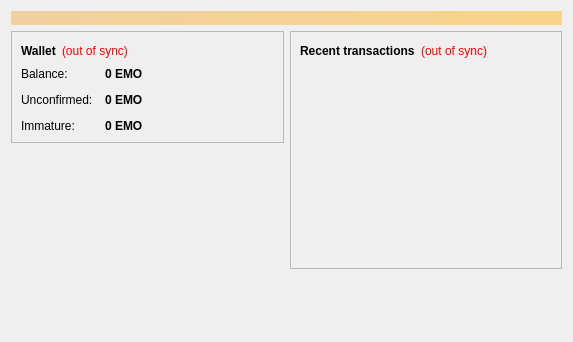
<?xml version="1.0" encoding="UTF-8"?>
<ui version="4.0">
 <class>OverviewPage</class>
 <widget class="QWidget" name="OverviewPage">
  <property name="geometry">
   <rect>
    <x>0</x>
    <y>0</y>
    <width>573</width>
    <height>342</height>
   </rect>
  </property>
  <property name="windowTitle">
   <string>Form</string>
  </property>
  <layout class="QVBoxLayout" name="topLayout">
   <item>
    <widget class="QLabel" name="labelAlerts">
     <property name="visible">
      <bool>false</bool>
     </property>
     <property name="styleSheet">
      <string notr="true">background-color: qlineargradient(x1: 0, y1: 0, x2: 1, y2: 0, stop:0 #F0D0A0, stop:1 #F8D488); color:#000000;</string>
     </property>
     <property name="wordWrap">
      <bool>true</bool>
     </property>
     <property name="margin">
      <number>3</number>
     </property>
    </widget>
   </item>
   <item>
    <layout class="QHBoxLayout" name="horizontalLayout" stretch="1,1">
     <item>
      <layout class="QVBoxLayout" name="verticalLayout_2">
       <item>
        <widget class="QFrame" name="frame">
         <property name="frameShape">
          <enum>QFrame::StyledPanel</enum>
         </property>
         <property name="frameShadow">
          <enum>QFrame::Raised</enum>
         </property>
         <layout class="QVBoxLayout" name="verticalLayout_4">
          <item>
           <layout class="QHBoxLayout" name="horizontalLayout_4">
            <item>
             <widget class="QLabel" name="label_5">
              <property name="font">
               <font>
                <weight>75</weight>
                <bold>true</bold>
               </font>
              </property>
              <property name="text">
               <string>Wallet</string>
              </property>
             </widget>
            </item>
            <item>
             <widget class="QLabel" name="labelWalletStatus">
              <property name="toolTip">
               <string>The displayed information may be out of date. Your wallet automatically synchronizes with the EmotiCoin network after a connection is established, but this process has not completed yet.</string>
              </property>
              <property name="styleSheet">
               <string notr="true">QLabel { color: red; }</string>
              </property>
              <property name="text">
               <string notr="true">(out of sync)</string>
              </property>
              <property name="alignment">
               <set>Qt::AlignLeading|Qt::AlignLeft|Qt::AlignVCenter</set>
              </property>
             </widget>
            </item>
            <item>
             <spacer name="horizontalSpacer_2">
              <property name="orientation">
               <enum>Qt::Horizontal</enum>
              </property>
              <property name="sizeHint" stdset="0">
               <size>
                <width>40</width>
                <height>20</height>
               </size>
              </property>
             </spacer>
            </item>
           </layout>
          </item>
          <item>
           <layout class="QFormLayout" name="formLayout_2">
            <property name="fieldGrowthPolicy">
             <enum>QFormLayout::AllNonFixedFieldsGrow</enum>
            </property>
            <property name="horizontalSpacing">
             <number>12</number>
            </property>
            <property name="verticalSpacing">
             <number>12</number>
            </property>
            <item row="0" column="0">
             <widget class="QLabel" name="label">
              <property name="text">
               <string>Balance:</string>
              </property>
             </widget>
            </item>
            <item row="0" column="1">
             <widget class="QLabel" name="labelBalance">
              <property name="font">
               <font>
                <weight>75</weight>
                <bold>true</bold>
               </font>
              </property>
              <property name="cursor">
               <cursorShape>IBeamCursor</cursorShape>
              </property>
              <property name="toolTip">
               <string>Your current balance</string>
              </property>
              <property name="text">
               <string notr="true">0 EMO</string>
              </property>
              <property name="textInteractionFlags">
               <set>Qt::LinksAccessibleByMouse|Qt::TextSelectableByKeyboard|Qt::TextSelectableByMouse</set>
              </property>
             </widget>
            </item>
            <item row="1" column="0">
             <widget class="QLabel" name="label_3">
              <property name="text">
               <string>Unconfirmed:</string>
              </property>
             </widget>
            </item>
            <item row="1" column="1">
             <widget class="QLabel" name="labelUnconfirmed">
              <property name="font">
               <font>
                <weight>75</weight>
                <bold>true</bold>
               </font>
              </property>
              <property name="cursor">
               <cursorShape>IBeamCursor</cursorShape>
              </property>
              <property name="toolTip">
               <string>Total of transactions that have yet to be confirmed, and do not yet count toward the current balance</string>
              </property>
              <property name="text">
               <string notr="true">0 EMO</string>
              </property>
              <property name="textInteractionFlags">
               <set>Qt::LinksAccessibleByMouse|Qt::TextSelectableByKeyboard|Qt::TextSelectableByMouse</set>
              </property>
             </widget>
            </item>
            <item row="2" column="0">
             <widget class="QLabel" name="labelImmatureText">
              <property name="text">
               <string>Immature:</string>
              </property>
             </widget>
            </item>
            <item row="2" column="1">
             <widget class="QLabel" name="labelImmature">
              <property name="font">
               <font>
                <weight>75</weight>
                <bold>true</bold>
               </font>
              </property>
              <property name="toolTip">
               <string>Mined balance that has not yet matured</string>
              </property>
              <property name="text">
               <string notr="true">0 EMO</string>
              </property>
              <property name="textInteractionFlags">
               <set>Qt::LinksAccessibleByMouse|Qt::TextSelectableByKeyboard|Qt::TextSelectableByMouse</set>
              </property>
             </widget>
            </item>
           </layout>
          </item>
         </layout>
        </widget>
       </item>
       <item>
        <spacer name="verticalSpacer">
         <property name="orientation">
          <enum>Qt::Vertical</enum>
         </property>
         <property name="sizeHint" stdset="0">
          <size>
           <width>20</width>
           <height>40</height>
          </size>
         </property>
        </spacer>
       </item>
      </layout>
     </item>
     <item>
      <layout class="QVBoxLayout" name="verticalLayout_3">
       <item>
        <widget class="QFrame" name="frame_2">
         <property name="frameShape">
          <enum>QFrame::StyledPanel</enum>
         </property>
         <property name="frameShadow">
          <enum>QFrame::Raised</enum>
         </property>
         <layout class="QVBoxLayout" name="verticalLayout">
          <item>
           <layout class="QHBoxLayout" name="horizontalLayout_2">
            <item>
             <widget class="QLabel" name="label_4">
              <property name="text">
               <string>&lt;b&gt;Recent transactions&lt;/b&gt;</string>
              </property>
             </widget>
            </item>
            <item>
             <widget class="QLabel" name="labelTransactionsStatus">
              <property name="toolTip">
               <string>The displayed information may be out of date. Your wallet automatically synchronizes with the EmotiCoin network after a connection is established, but this process has not completed yet.</string>
              </property>
              <property name="styleSheet">
               <string notr="true">QLabel { color: red; }</string>
              </property>
              <property name="text">
               <string notr="true">(out of sync)</string>
              </property>
              <property name="alignment">
               <set>Qt::AlignRight|Qt::AlignTrailing|Qt::AlignVCenter</set>
              </property>
             </widget>
            </item>
            <item>
             <spacer name="horizontalSpacer">
              <property name="orientation">
               <enum>Qt::Horizontal</enum>
              </property>
              <property name="sizeHint" stdset="0">
               <size>
                <width>40</width>
                <height>20</height>
               </size>
              </property>
             </spacer>
            </item>
           </layout>
          </item>
          <item>
           <widget class="QListView" name="listTransactions">
            <property name="styleSheet">
             <string notr="true">QListView { background: transparent; }</string>
            </property>
            <property name="frameShape">
             <enum>QFrame::NoFrame</enum>
            </property>
            <property name="verticalScrollBarPolicy">
             <enum>Qt::ScrollBarAlwaysOff</enum>
            </property>
            <property name="horizontalScrollBarPolicy">
             <enum>Qt::ScrollBarAlwaysOff</enum>
            </property>
            <property name="selectionMode">
             <enum>QAbstractItemView::NoSelection</enum>
            </property>
           </widget>
          </item>
         </layout>
        </widget>
       </item>
       <item>
        <spacer name="verticalSpacer_2">
         <property name="orientation">
          <enum>Qt::Vertical</enum>
         </property>
         <property name="sizeHint" stdset="0">
          <size>
           <width>20</width>
           <height>40</height>
          </size>
         </property>
        </spacer>
       </item>
      </layout>
     </item>
    </layout>
   </item>
  </layout>
 </widget>
 <resources/>
 <connections/>
</ui>
